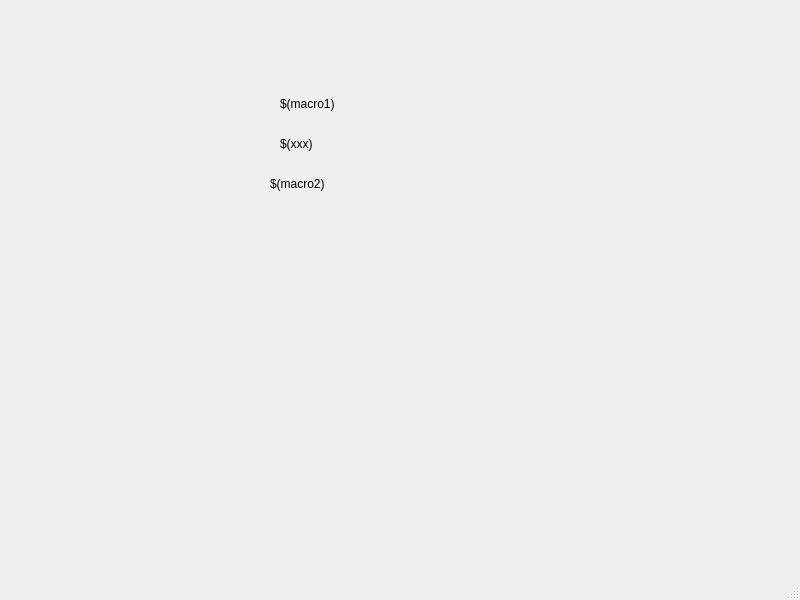
<?xml version="1.0" encoding="UTF-8"?>
<ui version="4.0">
 <class>MainWindow</class>
 <widget class="QMainWindow" name="MainWindow">
  <property name="geometry">
   <rect>
    <x>0</x>
    <y>0</y>
    <width>800</width>
    <height>600</height>
   </rect>
  </property>
  <property name="windowTitle">
   <string>MainWindow</string>
  </property>
  <widget class="QWidget" name="centralwidget">
   <widget class="caLabel" name="calabel">
    <property name="geometry">
     <rect>
      <x>280</x>
      <y>130</y>
      <width>90</width>
      <height>28</height>
     </rect>
    </property>
    <property name="text">
     <string>$(xxx)</string>
    </property>
   </widget>
   <widget class="caLabel" name="calabel_2">
    <property name="geometry">
     <rect>
      <x>280</x>
      <y>90</y>
      <width>90</width>
      <height>28</height>
     </rect>
    </property>
    <property name="text">
     <string>$(macro1)</string>
    </property>
   </widget>
   <widget class="caLabel" name="calabel_3">
    <property name="geometry">
     <rect>
      <x>270</x>
      <y>170</y>
      <width>90</width>
      <height>28</height>
     </rect>
    </property>
    <property name="text">
     <string>$(macro2)</string>
    </property>
   </widget>
  </widget>
  <widget class="QMenuBar" name="menubar">
   <property name="geometry">
    <rect>
     <x>0</x>
     <y>0</y>
     <width>800</width>
     <height>19</height>
    </rect>
   </property>
  </widget>
  <widget class="QStatusBar" name="statusbar"/>
 </widget>
 <customwidgets>
  <customwidget>
   <class>caLabel</class>
   <extends>QLabel</extends>
   <header>caLabel</header>
  </customwidget>
 </customwidgets>
 <resources/>
 <connections/>
</ui>
